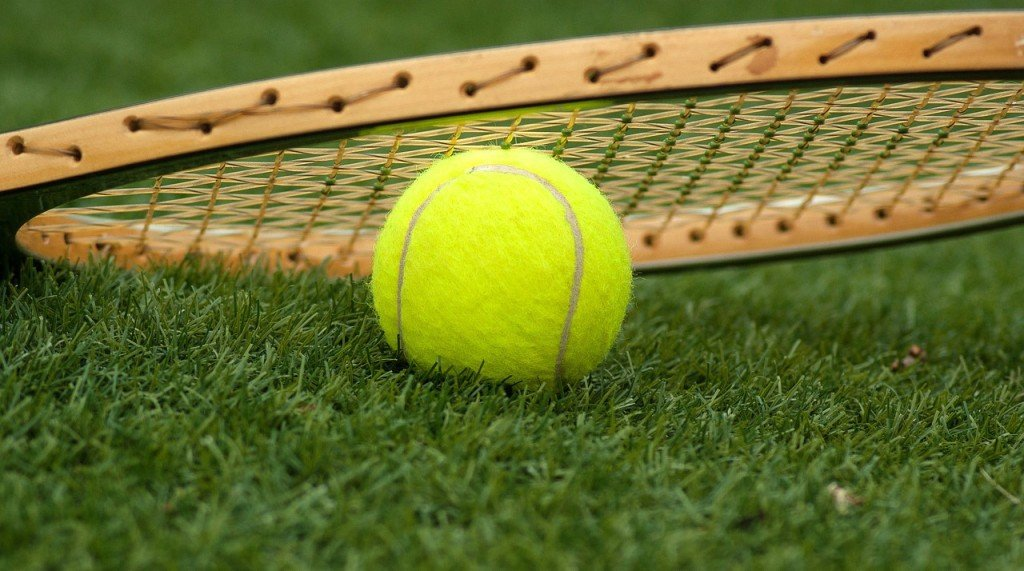
#> input picture src/images/tennisball02.jpg, 1024 x 571 px, found by its file name
$ python color_filtering.py
#> lines starting #> are read from the running program, lines starting #| are printed output that depends on the picture; after the words box and inside, x2 and y2 are one past the last pixel; in counts of white or black regions, pixels touching at a corner belong together
#!/usr/bin/env python

import numpy as np
import cv2
import imutils

image = cv2.imread("images/tennisball02.jpg")
#> image is the input picture: shape (571, 1024, 3); mean B, G, R 46.1, 113.9, 106.4
cv2.imshow("Original",image)

#convert the image into the HSV color space
hsv = cv2.cvtColor(image, cv2.COLOR_BGR2HSV)
#> hsv: shape (571, 1024, 3); mean H, S, V 35.4, 166.3, 122.7
cv2.imshow("hsv image",hsv)

#find the upper and lower bounds of the yellow color (tennis ball)
yellowLower =(30, 150, 100)
yellowUpper = (50, 255, 255)

#define a mask using the lower and upper bounds of the yellow color
mask = cv2.inRange(hsv, yellowLower, yellowUpper)
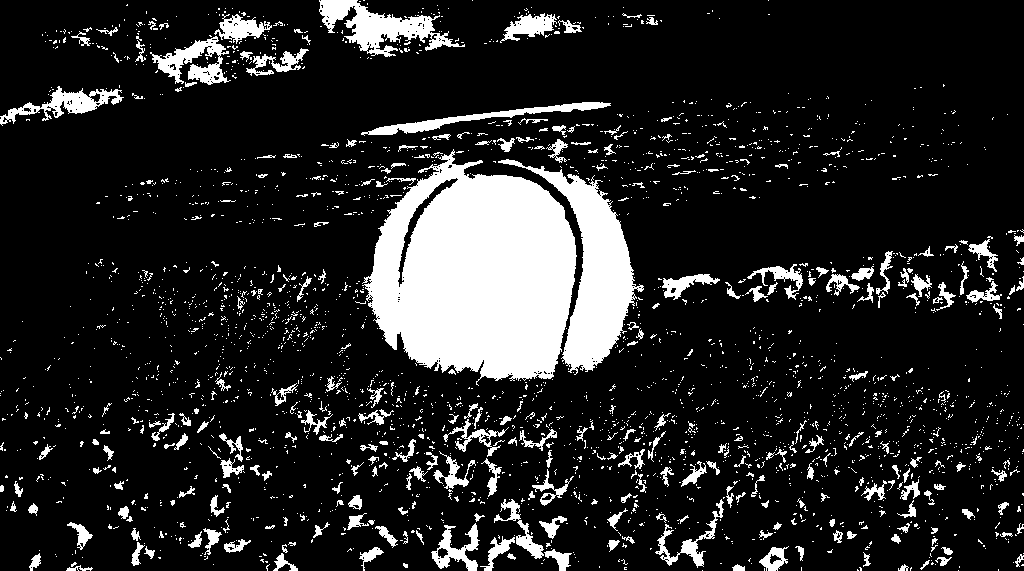
#> mask: shape (571, 1024); 14.8% white; 2854 white regions (2565 under 20 px), largest, box (x1, y1, x2, y2) and area: (362, 149, 577, 386) 34883, (498, 159, 644, 375) 9276, (319, 0, 465, 57) 3287

cv2.imshow("mask image", mask)

cv2.waitKey(0)
cv2.destroyAllWindows()

$ run again, with src/images/tennisball01.jpg copied over src/images/tennisball02.jpg
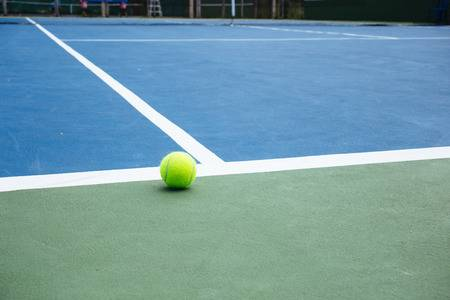
#> input picture src/images/tennisball01.jpg, 450 x 300 px, found by its file name
#> image is the input picture: shape (300, 450, 3); mean B, G, R 163.1, 153.2, 114.3
#> hsv: shape (300, 450, 3); mean H, S, V 86.4, 88.9, 174.5
#> `mask = cv2.inRange(hsv, yellowLower, yellowUpper)`:
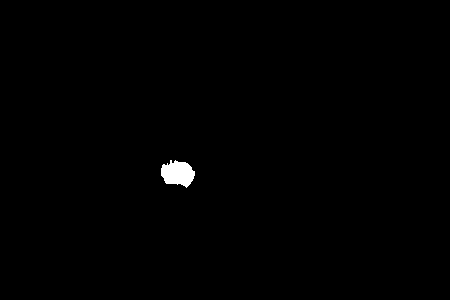
#> mask: shape (300, 450); 0.49% white; 1 white region, box (x1, y1, x2, y2) and area: (161, 160, 195, 188) 665

$ run again, with src/images/tennisball04.jpg copied over src/images/tennisball02.jpg
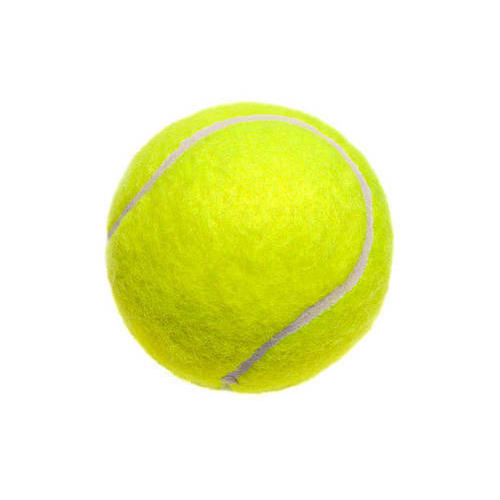
#> input picture src/images/tennisball04.jpg, 500 x 500 px, found by its file name
#> image is the input picture: shape (500, 500, 3); mean B, G, R 195.5, 244.6, 241
#> hsv: shape (500, 500, 3); mean H, S, V 9.7, 58.1, 244.7
#> `mask = cv2.inRange(hsv, yellowLower, yellowUpper)`:
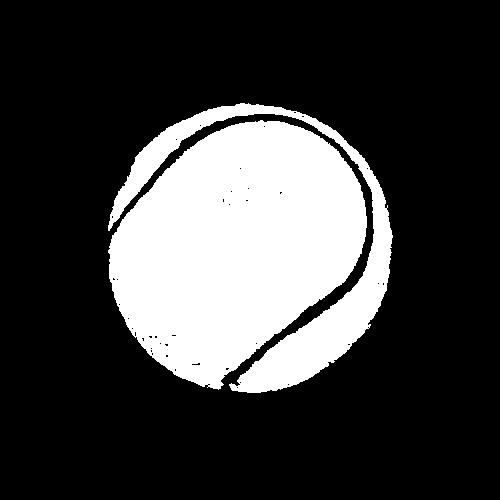
#> mask: shape (500, 500); 24% white; 2 white regions, box (x1, y1, x2, y2) and area: (108, 120, 367, 390) 46973, (108, 103, 393, 393) 13019
